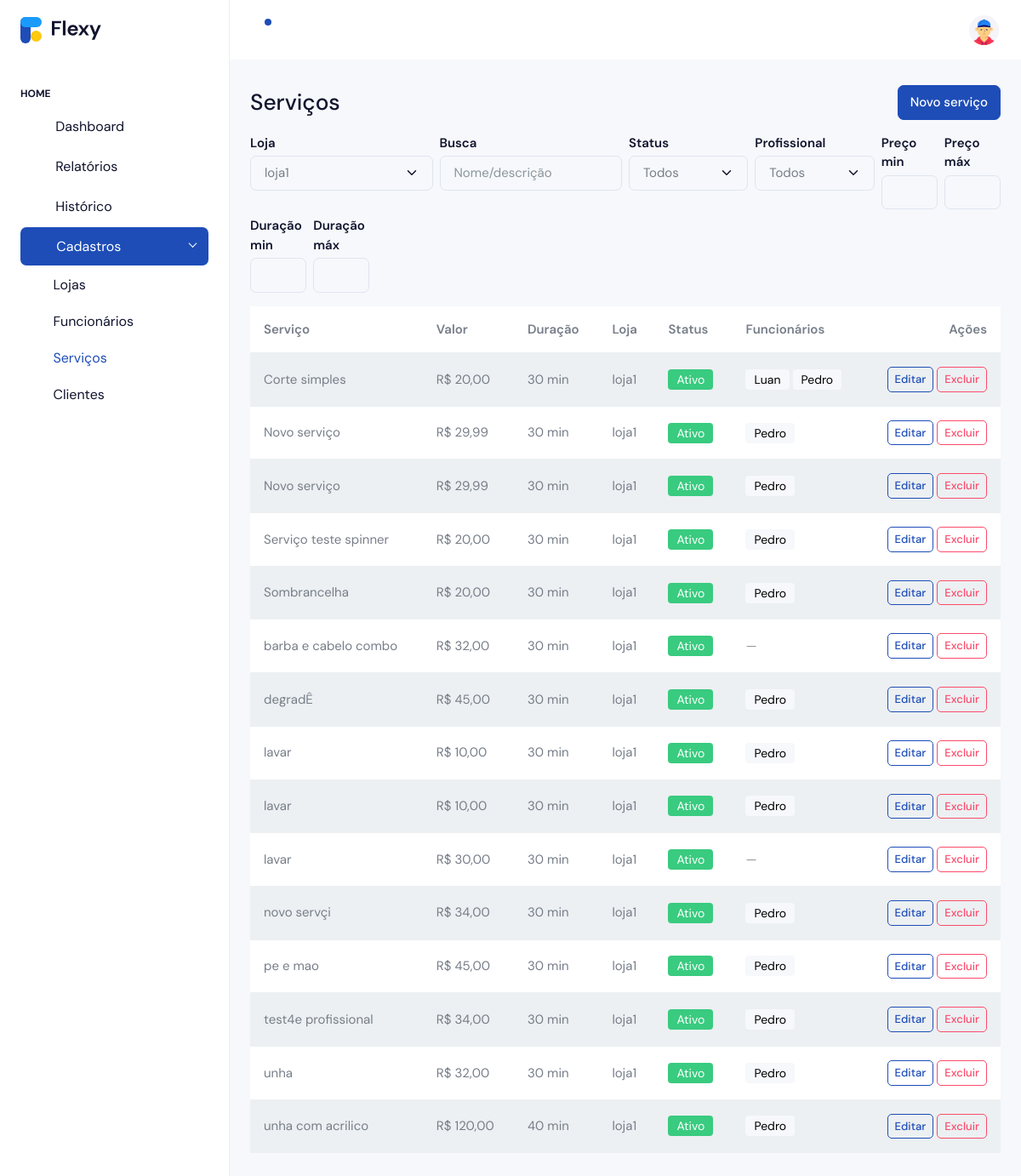
/cadastro/servicos/ (signed in), run on the app's committed database.
### apps/cadastro/models.py (models this page shows, shortened)
class Servico(models.Model):
    loja = models.ForeignKey(Loja, on_delete=models.CASCADE, related_name='servicos')
    nome = models.CharField(max_length=160)
    slug = models.SlugField(max_length=180, blank=True)
    descricao = models.TextField(blank=True)
    duracao_minutos = models.PositiveSmallIntegerField(validators=[MinValueValidator(1)], default=30)
    preco = models.DecimalField(max_digits=10, decimal_places=2, validators=[MinValueValidator(0)])
    profissionais = models.ManyToManyField('Funcionario', related_name='servicos', blank=True)
    ativo = models.BooleanField(default=True)
    criado_em = models.DateTimeField(auto_now_add=True)
    atualizado_em = models.DateTimeField(auto_now=True)
    class Meta:
        verbose_name = "Serviço"
        verbose_name_plural = "Serviços"
        ordering = ("nome",)
        unique_together = (("loja", "slug"),)

class Loja(models.Model):
    owner = models.ForeignKey(
        "accounts.User",
        on_delete=models.CASCADE,
        related_name='lojas',
        limit_choices_to={'is_owner': True}
    )
    nome = models.CharField(max_length=120)
    slug = models.SlugField(max_length=140, unique=True, blank=True)
    telefone = models.CharField(max_length=20, blank=True)
    endereco = models.CharField(max_length=200, blank=True)
    ativa = models.BooleanField(default=True)
    criada_em = models.DateTimeField(auto_now_add=True)
    pagamentos_aceitos = models.ManyToManyField(
        FormaPagamento, blank=True, related_name="lojas"
    )
    def __str__(self):
        return f"{self.nome} ({self.owner.email})"

class Funcionario(models.Model):
    class Cargo(models.TextChoices):
        BARBEIRO = 'barbeiro', 'Barbeiro'
        CABELEIREIRO = 'cabeleireiro', 'Cabeleireiro(a)'
        MANICURE = 'manicure', 'Manicure/Pedicure'
        ESTETICISTA = 'esteticista', 'Esteticista'
        SOMBRANCELHA = 'sobrancelha', 'Designer de Sobrancelha'
        RECEPCAO = 'recepcao', 'Recepção'
        OUTRO = 'outro', 'Outro'
    phone_regex = RegexValidator(
        r'^\+?\d{10,15}$',
        'Informe telefone no formato internacional, ex.: +5585...'
    )
    loja = models.ForeignKey('Loja', on_delete=models.CASCADE, related_name='funcionarios')
    nome = models.CharField(max_length=120)
    cargo = models.CharField(max_length=20, choices=Cargo.choices, default=Cargo.BARBEIRO)
    email = models.EmailField(blank=True, null=True)
    telefone = models.CharField(max_length=17, blank=True, null=True, validators=[phone_regex])
    slug = models.SlugField(max_length=160, blank=True)
    ativo = models.BooleanField(default=True)
    cor_hex = models.CharField(max_length=7, default='#000000', help_text='Cor para exibir no calendário (ex.: #FF0000)')
    criado_em = models.DateTimeField(auto_now_add=True)
    atualizado_em = models.DateTimeField(auto_now=True)
    class Meta:
        verbose_name = 'Funcionário'
        verbose_name_plural = 'Funcionários'
        unique_together = (('loja', 'slug'),)
        ordering = ('nome',)

### apps/cadastro/views.py (the view, shortened to what this page needs)
# urls.py: path('servicos/', views.servicos, name='servicos'),
@login_required
@subscription_required
def servicos(request):
    if not getattr(request.user, 'is_owner', False):
        return redirect('accounts:owner_login')
    lojas_qs = request.user.lojas.order_by('nome')
    loja_id = (request.GET.get('loja_filtro') or request.POST.get('loja_filtro') or
               request.GET.get('loja') or request.POST.get('loja'))
    loja = None
    if loja_id:
        try:
            loja = lojas_qs.filter(id=int(loja_id)).first()
        except (TypeError, ValueError):
            loja = None
    loja = loja or lojas_qs.first()
    if not loja:
        ctx = {'lojas': lojas_qs, 'loja': None, 'form': None, 'servicos': [], 'filtros': {}, 'profissionais': []}
        tpl = 'cadastro/partials/servicos.html' if (request.headers.get('HX-Request') and request.headers.get('HX-Target') != 'content') else 'cadastro/servicos.html'
        return render(request, tpl, ctx)
    filtros = _parse_filtros(request)
    form = ServicoForm(lojas=lojas_qs, initial={'loja': loja})
    qs = _aplica_filtros(loja.servicos.select_related('loja').prefetch_related('profissionais').order_by('nome'), filtros)
    ctx = {
        'lojas': lojas_qs,
        'loja': loja,
        'form': form,
        'servicos': qs,
        'filtros': filtros,
        'profissionais': loja.funcionarios.filter(ativo=True).order_by('nome'),
    }
    if request.headers.get('HX-Request') and request.headers.get('HX-Target') != 'content':
        return render(request, 'cadastro/partials/servicos.html', ctx)
    return render(request, 'cadastro/servicos.html', ctx)

### apps/accounts/models.py (called while the page is built)
    def is_active(self) -> bool:
        return timezone.now() <= self.end_date

### apps/cadastro/views.py (called while the page is built)
def _parse_filtros(request):
    data = request.GET if request.method == 'GET' else request.POST
    return {
        'q': (data.get('q') or '').strip() or None,
        'status': (data.get('status') or '').strip() or None,
        'prof': (data.get('prof') or '').strip() or None,
        'preco_min': (data.get('preco_min') or '').strip() or None,
        'preco_max': (data.get('preco_max') or '').strip() or None,
        'dur_min': (data.get('dur_min') or '').strip() or None,
        'dur_max': (data.get('dur_max') or '').strip() or None,
    }

### apps/cadastro/templates/cadastro/servicos.html (shortened to what this page needs)
{% extends 'accounts/index.html' %}
{% block content %}
<div class="d-flex justify-content-between align-items-center mb-3">
  <h3 class="m-0">Serviços</h3>
  <button class="btn btn-primary" data-bs-toggle="modal" data-bs-target="#modalServico">
    Novo serviço
  </button>
</div>
<form id="filtros-servicos" class="row g-2 mb-3">
  <div class="col-md-3">
    <label class="form-label mb-1">Loja</label>
    <select name="loja_filtro" class="form-select"
            hx-get="{% url 'cadastro:servicos' %}"
            hx-target="#servicos-tbody"
            hx-select="#servicos-tbody"
            hx-include="#filtros-servicos"
            hx-swap="outerHTML"
            hx-indicator="#servicos-loading"
            hx-push-url="true"
            hx-trigger="change">
      {% for l in lojas %}
        <option value="{{ l.id }}" {% if loja and l.id == loja.id %}selected{% endif %}>{{ l.nome }}</option>
      {% endfor %}
    </select>
  </div>
  <div class="col-md-3">
    <label class="form-label mb-1">Busca</label>
    <input type="text" class="form-control" name="q" placeholder="Nome/descrição"
           value="{{ filtros.q|default_if_none:'' }}"
           hx-get="{% url 'cadastro:servicos' %}"
           hx-target="#servicos-tbody"
           hx-select="#servicos-tbody"
           hx-include="#filtros-servicos"
           hx-swap="outerHTML"
           hx-indicator="#servicos-loading"
           hx-push-url="true"
           hx-trigger="keyup changed delay:300ms">
  </div>
  <div class="col-md-2">
    <label class="form-label mb-1">Status</label>
    <select name="status" class="form-select"
            hx-get="{% url 'cadastro:servicos' %}"
            hx-target="#servicos-tbody"
            hx-select="#servicos-tbody"
            hx-include="#filtros-servicos"
            hx-swap="outerHTML"
            hx-indicator="#servicos-loading"
            hx-push-url="true"
            hx-trigger="change">
      <option value="">Todos</option>
    </select>
  </div>
  <div class="col-md-2">
    <label class="form-label mb-1">Profissional</label>
    <select name="prof" class="form-select"
            hx-get="{% url 'cadastro:servicos' %}"
            hx-target="#servicos-tbody"
            hx-select="#servicos-tbody"
            hx-include="#filtros-servicos"
            hx-swap="outerHTML"
            hx-indicator="#servicos-loading"
            hx-push-url="true"
            hx-trigger="change">
      <option value="">Todos</option>
    </select>
  </div>
  <div class="col-md-1">
    <label class="form-label mb-1">Preço min</label>
    <input type="number" step="0.01" name="preco_min" class="form-control"
           value="{{ filtros.preco_min|default_if_none:'' }}"
           hx-get="{% url 'cadastro:servicos' %}"
           hx-target="#servicos-tbody"
           hx-select="#servicos-tbody"
           hx-include="#filtros-servicos"
           hx-swap="outerHTML"
           hx-indicator="#servicos-loading"
           hx-push-url="true"
           hx-trigger="change keyup delay:400ms">
  </div>
  <div class="col-md-1">
    <label class="form-label mb-1">Preço máx</label>
    <input type="number" step="0.01" name="preco_max" class="form-control"
           value="{{ filtros.preco_max|default_if_none:'' }}"
           hx-get="{% url 'cadastro:servicos' %}"
           hx-target="#servicos-tbody"
           hx-select="#servicos-tbody"
           hx-include="#filtros-servicos"
           hx-swap="outerHTML"
           hx-indicator="#servicos-loading"
           hx-push-url="true"
           hx-trigger="change keyup delay:400ms">
  </div>
  <div class="col-md-1">
    <label class="form-label mb-1">Duração min</label>
    <input type="number" min="1" step="1" name="dur_min" class="form-control"
           value="{{ filtros.dur_min|default_if_none:'' }}"
           hx-get="{% url 'cadastro:servicos' %}"
           hx-target="#servicos-tbody"
           hx-select="#servicos-tbody"
           hx-include="#filtros-servicos"
           hx-swap="outerHTML"
           hx-indicator="#servicos-loading"
           hx-push-url="true"
           hx-trigger="change keyup delay:400ms">
  </div>
  <div class="col-md-1">
    <label class="form-label mb-1">Duração máx</label>
    <input type="number" min="1" step="1" name="dur_max" class="form-control"
           value="{{ filtros.dur_max|default_if_none:'' }}"
           hx-get="{% url 'cadastro:servicos' %}"
           hx-target="#servicos-tbody"
           hx-select="#servicos-tbody"
           hx-include="#filtros-servicos"
           hx-swap="outerHTML"
           hx-indicator="#servicos-loading"
           hx-push-url="true"
           hx-trigger="change keyup delay:400ms">
  </div>
</form>
<div class="table-responsive">
  <table class="table table-striped align-middle">
    <thead>
      <tr>
        <th>Serviço</th>
        <th>Valor</th>
        <th>Duração</th>
        <th>Loja</th>
        <th>Status</th>
        <th>Funcionários</th>
        <th class="text-end">Ações</th>
      </tr>
    </thead>
    {% include 'cadastro/partials/servicos.html' %}
  </table>
</div>
{% endblock %}

### apps/cadastro/templates/cadastro/partials/servicos.html
<tbody id="servicos-tbody">
  {% for s in servicos %}
  <tr>
    <td>{{ s.nome }}</td>
    <td>R$ {{ s.preco }}</td>
    <td>{{ s.duracao_minutos }} min</td>
    <td>{{ s.loja.nome }}</td>
    <td>
      {% if s.ativo %}
        <span class="badge bg-success">Ativo</span>
      {% else %}
        <span class="badge bg-secondary">Inativo</span>
      {% endif %}
    </td>
    <td>
      {% with profs=s.profissionais.all %}
        {% if profs %}
          {% for p in profs %}
            <span class="badge text-bg-light">{{ p.nome }}</span>
          {% endfor %}
        {% else %}
          <span class="text-muted">—</span>
        {% endif %}
      {% endwith %}
    </td>
    <td class="text-end">
      <button
        class="btn btn-sm btn-outline-primary"
        hx-get="{% url 'cadastro:servico_edit' s.pk %}"
        hx-target="#modalServicoOps .modal-content"
        hx-swap="innerHTML"
        hx-on="htmx:afterOnLoad: (function(){ const m=document.getElementById('modalServicoOps'); if(m){ bootstrap.Modal.getOrCreateInstance(m).show(); } })()"
      >
        Editar
      </button>
      <button
        class="btn btn-sm btn-outline-danger"
        hx-get="{% url 'cadastro:servico_delete' s.pk %}"
        hx-target="#modalServicoOps .modal-content"
        hx-swap="innerHTML"
        hx-on="htmx:afterOnLoad: (function(){ const m=document.getElementById('modalServicoOps'); if(m){ bootstrap.Modal.getOrCreateInstance(m).show(); } })()"
      >
        Excluir
      </button>
    </td>
  </tr>
  {% empty %}
  <tr><td colspan="7" class="text-muted">Nenhum serviço encontrado.</td></tr>
  {% endfor %}
</tbody>

### data on the page
Servico: nome "Corte simples", preco "20,00", duracao_minutos "30", loja.nome "loja1", ativo "Ativo"
Funcionario: nome "Luan"
Funcionario: nome "Pedro"
Servico: nome "Novo serviço", preco "29,99", duracao_minutos "30", loja.nome "loja1", ativo "Ativo"
Servico: nome "Novo serviço", preco "29,99", duracao_minutos "30", loja.nome "loja1", ativo "Ativo"
Servico: nome "Serviço teste spinner", preco "20,00", duracao_minutos "30", loja.nome "loja1", ativo "Ativo"
Servico: nome "Sombrancelha", preco "20,00", duracao_minutos "30", loja.nome "loja1", ativo "Ativo"
Servico: nome "barba e cabelo combo", preco "32,00", duracao_minutos "30", loja.nome "loja1", ativo "Ativo"
Servico: nome "degradÊ", preco "45,00", duracao_minutos "30", loja.nome "loja1", ativo "Ativo"
Servico: nome "lavar", preco "10,00", duracao_minutos "30", loja.nome "loja1", ativo "Ativo"
Servico: nome "lavar", preco "10,00", duracao_minutos "30", loja.nome "loja1", ativo "Ativo"
Servico: nome "lavar", preco "30,00", duracao_minutos "30", loja.nome "loja1", ativo "Ativo"
Servico: nome "novo servçi", preco "34,00", duracao_minutos "30", loja.nome "loja1", ativo "Ativo"
Servico: nome "pe e mao", preco "45,00", duracao_minutos "30", loja.nome "loja1", ativo "Ativo"
Servico: nome "test4e profissional", preco "34,00", duracao_minutos "30", loja.nome "loja1", ativo "Ativo"
Servico: nome "unha", preco "32,00", duracao_minutos "30", loja.nome "loja1", ativo "Ativo"
Servico: nome "unha com acrilico", preco "120,00", duracao_minutos "40", loja.nome "loja1", ativo "Ativo"

### other printed values
form field loja_filtro "loja1"
